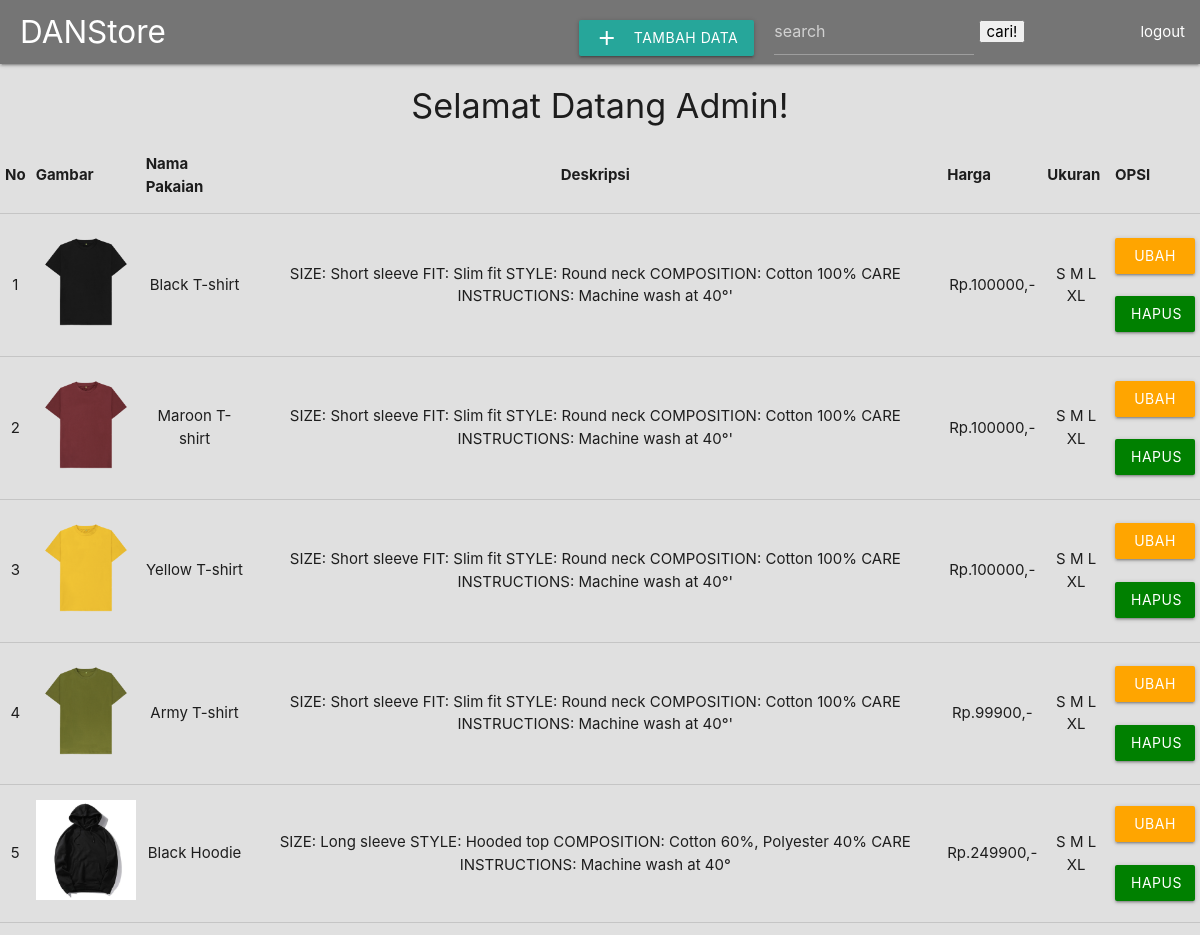
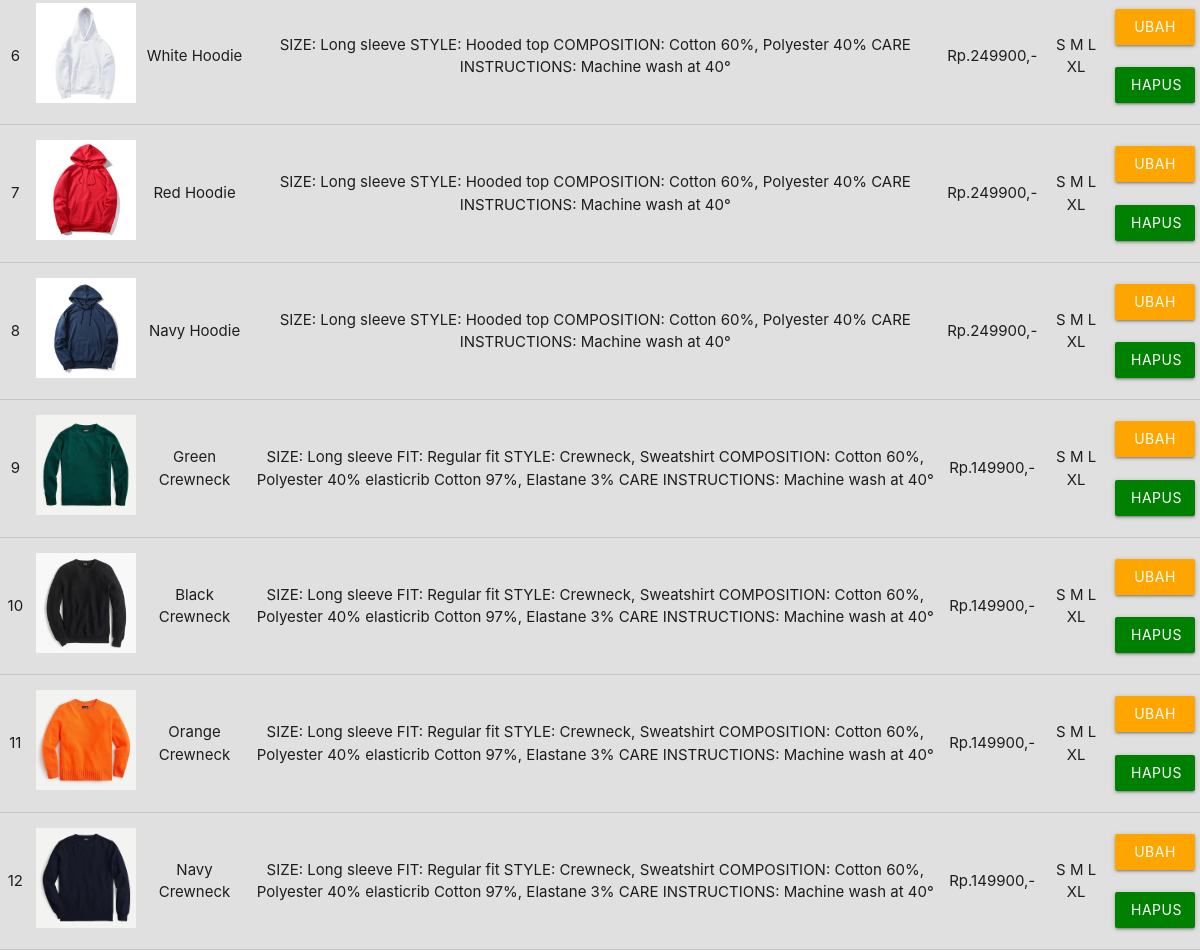
/php/admin.php (signed in), run on the app's committed database (2 pictures, top to bottom).
### tables this page shows
CREATE TABLE `pakaian` (
  `id` int(11) NOT NULL,
  `gambar` varchar(100) NOT NULL,
  `nama` varchar(100) NOT NULL,
  `deskripsi` text NOT NULL,
  `harga` int(11) NOT NULL,
  `ukuran` varchar(10) NOT NULL
);

### php/functions.php (called while the page is built, shortened)
<?php
function koneksi()
{
    $conn = mysqli_connect("localhost", "root", "");
    mysqli_select_db($conn, "tubes_203040109");
    return $conn;
}
function query($sql)
{
    $conn = koneksi();
    $result = mysqli_query($conn, $sql);
    $rows = [];
    while ($row = mysqli_fetch_assoc($result)){
        $rows[] = $row;
    }
    return $rows;
}
?>

### php/admin.php (the view, shortened to what this page needs)
<?php
require 'functions.php';
if (isset($_GET['cari'])) {
    $keyword = $_GET['keyword'];
    $pakaian = query("SELECT * FROM pakaian WHERE
          gambar LIKE '%$keyword%' OR
          nama LIKE '%$keyword%' OR
          harga LIKE '%$keyword%' OR
          ukuran LIKE '%$keyword%' ");
  } else {
    $pakaian = query("SELECT * FROM pakaian");
  }
?>
<!DOCTYPE html>
  <html>
    <head>
      <link type="text/css" rel="stylesheet" href="css/materialize.min.css"  media="screen,projection"/>
    <link rel="stylesheet" href="https://cdnjs.cloudflare.com/ajax/libs/materialize/1.0.0/css/materialize.min.css">
    </head>
<body style="background-color: #e0e0e0;">
    <table class="highlight centered">
    <div class="navbar-fixed">
    <nav class="grey darken-1">
    <div class="nav-wrapper">
      <a href="#" class="brand-logo" style="padding-left: 20px;">DANStore</a>
      <ul id="nav-mobile" class="right hide-on-med-and-down">
        <li>
        <div class="add">
            <a href="tambah.php" class="waves-effect waves-light btn"  style="float: right; margin:20px;" ><i class="material-icons left">add</i>Tambah Data</a>
        </div>
        </li>
        <li>
          <form action="" method="get">
            <input id="search" type="search" placeholder="search" name="keyword" required autofocus style="width: 200px;">
            <button type="submit" name="cari" style="margin-right: 100px;">cari!</button>
          </form>
        </li>
        <li>
        <div class="logout">
          <a href="logout.php">logout</a>
        </div>
        </li>
      </ul>
    </div>
  </nav>
</div>
<h4 style="text-align:center;">Selamat Datang Admin!</h4>
    <tr>
        <th>No</th>
        <th>Gambar</th>
        <th>Nama Pakaian</th>
        <th style="text-align: center;">Deskripsi</th>
        <th>Harga</th>
        <th>Ukuran</th>
        <th>OPSI</th>
    </tr>
    <?php $i = 1;?>
    <?php foreach ($pakaian as $pkn): ?>
        <tr>
            <td><?= $i; ?></td>
            <td><img src="../assets/img/<?= $pkn['gambar']; ?>" width="100px" alt=""></td>
            <td><?= $pkn['nama']; ?></td>
            <td><?= $pkn['deskripsi']; ?></td>
            <td>Rp.<?= $pkn['harga']; ?>,-</td>
            <td><?= $pkn['ukuran']; ?></td>
            <td>
            <a href="ubah.php?id=<?= $pkn['id']?>" class="waves-effect waves-light btn" style="background-color: orange; width: 80px;>">Ubah</button></a><br>
            <br><a href="hapus.php?id=<?=$pkn['id']; ?>" onclick="return confirm('Hapus Data??')" class="waves-effect waves-light btn" style="background-color: green; width: 80px;">Hapus</button></a>
            </td>
        </tr>
        <?php $i++; ?>
        <?php endforeach; ?>
    </table>
    </body>
  </html>

### data on the page
pakaian: gambar (picture), nama "Black T-shirt", deskripsi "SIZE: Short sleeve FIT: Slim fit STYLE: Round neck COMPOSITION: Cotton 100% CARE INSTRUCTIONS: Machine wash at 40°'", harga "100000", ukuran "S M L XL"
pakaian: gambar (picture), nama "Maroon T-shirt", deskripsi "SIZE: Short sleeve FIT: Slim fit STYLE: Round neck COMPOSITION: Cotton 100% CARE INSTRUCTIONS: Machine wash at 40°'", harga "100000", ukuran "S M L XL"
pakaian: gambar (picture), nama "Yellow T-shirt", deskripsi "SIZE: Short sleeve FIT: Slim fit STYLE: Round neck COMPOSITION: Cotton 100% CARE INSTRUCTIONS: Machine wash at 40°'", harga "100000", ukuran "S M L XL"
pakaian: gambar (picture), nama "Army T-shirt", deskripsi "SIZE: Short sleeve FIT: Slim fit STYLE: Round neck COMPOSITION: Cotton 100% CARE INSTRUCTIONS: Machine wash at 40°'", harga "99900", ukuran "S M L XL"
pakaian: gambar (picture), nama "Black Hoodie", deskripsi "SIZE: Long sleeve STYLE: Hooded top COMPOSITION: Cotton 60%, Polyester 40% CARE INSTRUCTIONS: Machine wash at 40°", harga "249900", ukuran "S M L XL"
pakaian: gambar (picture), nama "White Hoodie", deskripsi "SIZE: Long sleeve STYLE: Hooded top COMPOSITION: Cotton 60%, Polyester 40% CARE INSTRUCTIONS: Machine wash at 40°", harga "249900", ukuran "S M L XL"
pakaian: gambar (picture), nama "Red Hoodie", deskripsi "SIZE: Long sleeve STYLE: Hooded top COMPOSITION: Cotton 60%, Polyester 40% CARE INSTRUCTIONS: Machine wash at 40°", harga "249900", ukuran "S M L XL"
pakaian: gambar (picture), nama "Navy Hoodie", deskripsi "SIZE: Long sleeve STYLE: Hooded top COMPOSITION: Cotton 60%, Polyester 40% CARE INSTRUCTIONS: Machine wash at 40°", harga "249900", ukuran "S M L XL"
pakaian: gambar (picture), nama "Green Crewneck", deskripsi "SIZE: Long sleeve FIT: Regular fit STYLE: Crewneck, Sweatshirt COMPOSITION: Cotton 60%, Polyester 40% elasticrib Cotton 97%, Elastane 3% CARE INSTRUCTIONS: Machine wash at 40°", harga "149900", ukuran "S M L XL"
pakaian: gambar (picture), nama "Black Crewneck", deskripsi "SIZE: Long sleeve FIT: Regular fit STYLE: Crewneck, Sweatshirt COMPOSITION: Cotton 60%, Polyester 40% elasticrib Cotton 97%, Elastane 3% CARE INSTRUCTIONS: Machine wash at 40°", harga "149900", ukuran "S M L XL"
pakaian: gambar (picture), nama "Orange Crewneck", deskripsi "SIZE: Long sleeve FIT: Regular fit STYLE: Crewneck, Sweatshirt COMPOSITION: Cotton 60%, Polyester 40% elasticrib Cotton 97%, Elastane 3% CARE INSTRUCTIONS: Machine wash at 40°", harga "149900", ukuran "S M L XL"
pakaian: gambar (picture), nama "Navy Crewneck", deskripsi "SIZE: Long sleeve FIT: Regular fit STYLE: Crewneck, Sweatshirt COMPOSITION: Cotton 60%, Polyester 40% elasticrib Cotton 97%, Elastane 3% CARE INSTRUCTIONS: Machine wash at 40°", harga "149900", ukuran "S M L XL"
